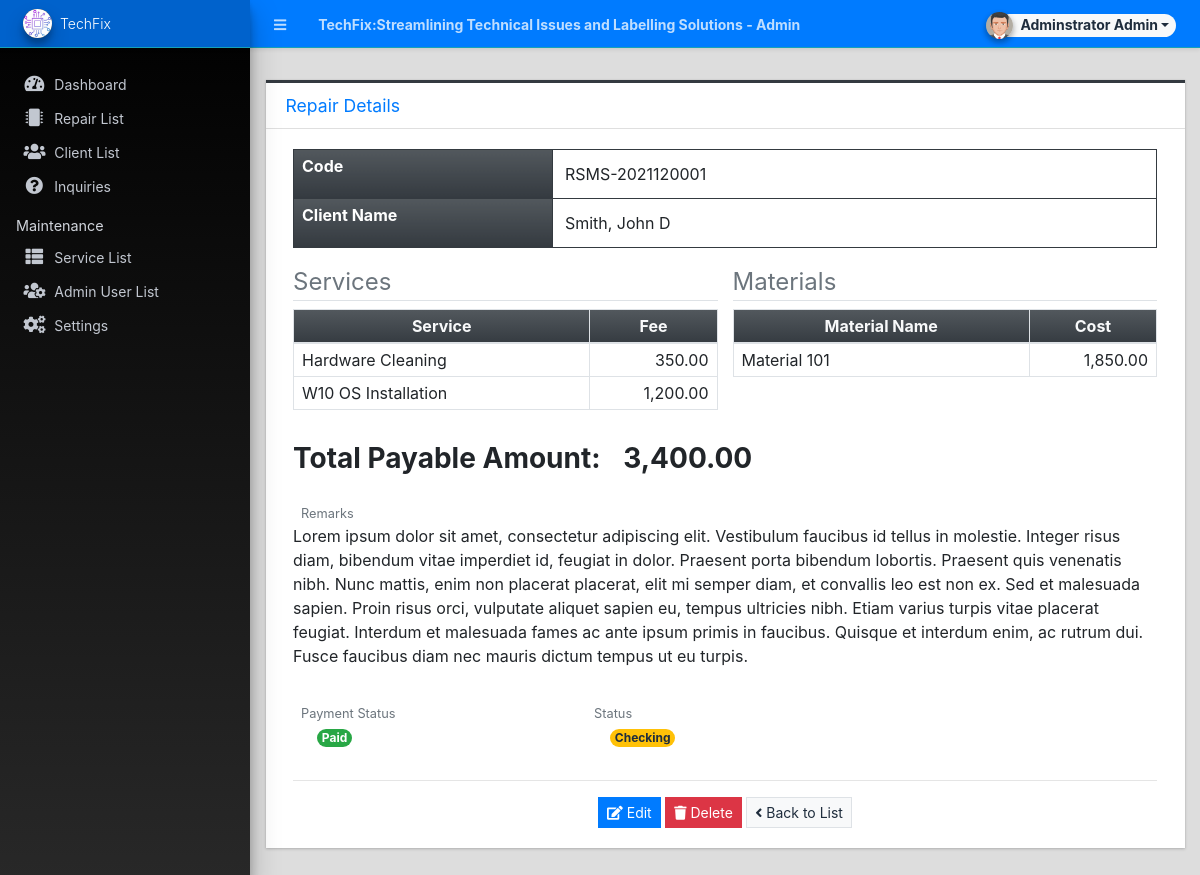
/admin/?page=repairs/view_details&id=1 (signed in), run on the app's committed database.
### tables this page shows
CREATE TABLE `repair_services` (
  `repair_id` int(30) NOT NULL,
  `service_id` int(30) NOT NULL,
  `fee` float NOT NULL DEFAULT 0,
  `status` tinyint(1) NOT NULL DEFAULT 0
);

CREATE TABLE `service_list` (
  `id` int(30) NOT NULL,
  `service` text NOT NULL,
  `description` text NOT NULL,
  `cost` float NOT NULL DEFAULT 0,
  `delete_flag` tinyint(1) NOT NULL DEFAULT 0 COMMENT '0 = Active, 1 = Delete',
  `date_created` datetime NOT NULL DEFAULT current_timestamp(),
  `date_updated` datetime DEFAULT NULL
);

CREATE TABLE `repair_materials` (
  `repair_id` int(30) NOT NULL,
  `material` text NOT NULL,
  `cost` float NOT NULL DEFAULT 0
);

### admin/repairs/view_details.php (the view, shortened to what this page needs)
<div class="content py-3">
    <div class="card card-outline card-dark rounded-0">
        <div class="card-header rounded-0">
            <h5 class="card-title text-primary">Repair Details</h5>
        </div>
        <div class="card-body">
            <div class="container-fluid">
                <div id="outprint">
                    <fieldset>
                        <div class="row">
                            <div class="col-12">
                                <table class="table table-bordered border-info">
                                    <colgroup>
                                        <col width="30%">
                                        <col width="70%">
                                    </colgroup>
                                    <tr>
                                        <th class="text-muted text-white bg-gradient-dark px-2 py-1">Code</th>
                                        <td><?= ($code) ?></td>
                                    </tr>
                                    <tr>
                                        <th class="text-muted text-white bg-gradient-dark px-2 py-1">Client Name</th>
                                        <td><?= ucwords($client) ?></td>
                                    </tr>
                                </table>
                            </div>
                        </div>
                        <div class="row">
                                <div class="col-md-6">
                                    <fieldset>
                                        <legend class="text-muted border-bottom">Services</legend>
                                        <table class="table table-stripped table-bordered" data-placeholder='true' id="service_list">
                                            <colgroup>
                                                <col width="70%">
                                                <col width="30%">
                                            </colgroup>
                                            <thead>
                                                <tr class='bg-gradient-dark text-light'>
                                                    <th class="text-center py-1">Service</th>
                                                    <th class="text-center py-1">Fee</th>
                                                </tr>
                                            </thead>
                                            <tbody>
                                                <?php
                                                $services = $conn->query("SELECT rs.*,s.service FROM `repair_services` rs inner join service_list s on rs.service_id = s.id where rs.repair_id = '{$id}' ");
                                                while($row =  $services->fetch_assoc()):
                                                ?>
                                                    <tr>
                                                        <td class="py-1 px-2"><?= $row['service'] ?></td>
                                                        <td class="py-1 px-2 text-right"><?= number_format($row['fee'],2) ?></td>
                                                    </tr>
                                                <?php endwhile; ?>
                                            </tbody>
                                        </table>
                                    </fieldset>
                                </div>
                                <div class="col-md-6">
                                    <fieldset>
                                        <legend class="text-muted border-bottom">Materials</legend>
                                        <table class="table table-stripped table-bordered" data-placeholder='true' id="material_list">
                                            <colgroup>
                                                <col width="70%">
                                                <col width="30%">
                                            </colgroup>
                                            <thead>
                                                <tr class='bg-gradient-dark text-light'>
                                                    <th class="text-center py-1">Material Name</th>
                                                    <th class="text-center py-1">Cost</th>
                                                </tr>
                                            </thead>
                                            <tbody>
                                                <?php
                                                $materials = $conn->query("SELECT * FROM `repair_materials` where repair_id = '{$id}' ");
                                                while($row =  $materials->fetch_assoc()):
                                                ?>
                                                    <tr>
                                                        <td class="py-1 px-2"><?= $row['material'] ?></td>
                                                        <td class="py-1 px-2 text-right"><?= number_format($row['cost'],2) ?></td>
                                                    </tr>
                                                <?php endwhile; ?>
                                            </tbody>
                                        </table>
                                    </fieldset>
                                </div>
                            </div>
                            <div class="row mt-3">
                                <div class="form-group col-md-12">
                                    <h3><b>Total Payable Amount: <span id="total_amount" class="pl-3"><?=number_format($total_amount,2)?></span></b></h3>
                                </div>
                            </div>
                            <div class="row">
                                <div class="form-group col-md-12">
                                    <small class="text-muted px-2">Remarks</small><br>
                                    <p><?= str_replace("\n","<br/>",$remarks) ?></p>
                                </div>
                            </div>
                            <div class="row">
                                <div class="form-group col-md-4">
                                    <small class="text-muted px-2">Payment Status</small><br>
                                    <?php if($payment_status == 1): ?>
                                        <span class="rounded-pill badge badge-success ml-4">Paid</span>
                                    <?php else: ?>
                                        <span class="rounded-pill badge badge-dark bg-gradiend-dark ml-4">Unpaid</span>
                                    <?php endif; ?>
                                </div>
                                <div class="form-group col-md-4">
                                    <small class="text-muted px-2">Status</small><br>
                                    <?php
									switch ($status){
										case 3:
											echo '<span class="ml-4 rounded-pill badge badge-warning">Checking</span>';
											break;
									}
								?>
                                </div>
                            </div>
                    </fieldset>
                </div>
                <hr>
                <div class="rounded-0 text-center mt-3">
                        <a class="btn btn-sm btn-primary btn-flat" href="./?page=repairs/manage_repair&id=<?= $id ?>"><i class="fa fa-edit"></i> Edit</a>
                        <button class="btn btn-sm btn-danger btn-flat" type="button" id="delete_data"><i class="fa fa-trash"></i> Delete</button>
                        <a class="btn btn-light border btn-flat btn-sm" href="./?page=repairs" ><i class="fa fa-angle-left"></i> Back to List</a>
                </div>
            </div>
        </div>
    </div>
</div>

### admin/repairs/view_details.php (style rules this page uses)
.table.border-info tr, .table.border-info th, .table.border-info td { border-color:var(--dark); }

### data on the page
repair_services: service_id.service "Hardware Cleaning", fee "350.00"
repair_services: service_id.service "W10 OS Installation", fee "1,200.00"
repair_materials: material "Material 101", cost "1,850.00"

### other printed values
$_settings->info('name') "TechFix:Streamlining Technical Issues and Labelling Solutions"
$_settings->userdata('firstname').' '.$_settings->userdata('lastname') "Adminstrator Admin"
$_settings->info('short_name') "TechFix"
$code "RSMS-2021120001"
$client "Smith, John D"
$total_amount "3,400.00"
